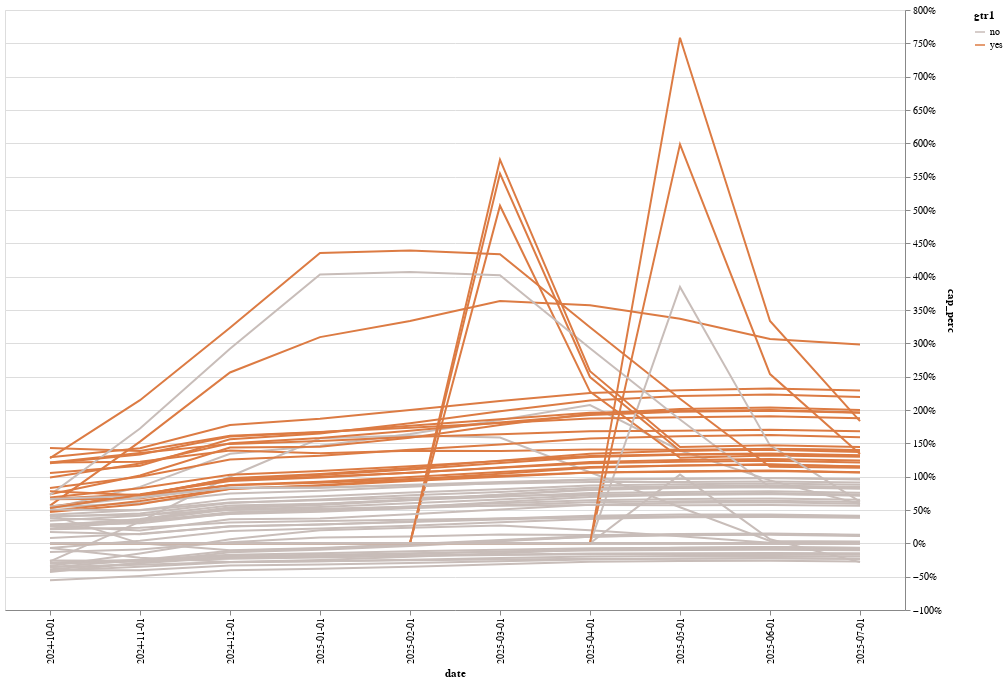

Source (notebook cell):
### Code cell
source = long_install_df

chart = alt.Chart(source).encode(
    alt.Detail('Service Territory'),
    alt.Color('gtr1').scale(scheme="lightgreyred")
    ).properties(
    width=900,
    height=600
)
# .transform_filter(alt.datum.symbol)
line = chart.mark_line().encode(alt.X('date:O'), alt.Y('cap_perc:Q', axis=alt.Axis(orient='right', format='%')))

line

### Figure 1 — Vega-Lite specification as saved in the notebook (floating-point values rounded to 4 significant figures; data arrays with more than 128 entries replaced by an {"elided": "..."} marker saying what was removed)
{"config": {"view": {"continuousWidth": 300, "continuousHeight": 300}}, "data": {"name": "data-7005f3c02ee2cb5b88d5ec3b21c5198b"}, "mark": {"type": "line"}, "encoding": {"color": {"field": "gtr1", "scale": {"scheme": "lightgreyred"}, "type": "nominal"}, "detail": {"field": "Service Territory", "type": "nominal"}, "x": {"field": "date", "type": "ordinal"}, "y": {"axis": {"format": "%", "orient": "right"}, "field": "cap_perc", "type": "quantitative"}}, "height": 600, "width": 900, "$schema": "https://vega.github.io/schema/vega-lite/v5.17.0.json", "datasets": {"data-7005f3c02ee2cb5b88d5ec3b21c5198b": {"elided": "910 records"}}}
